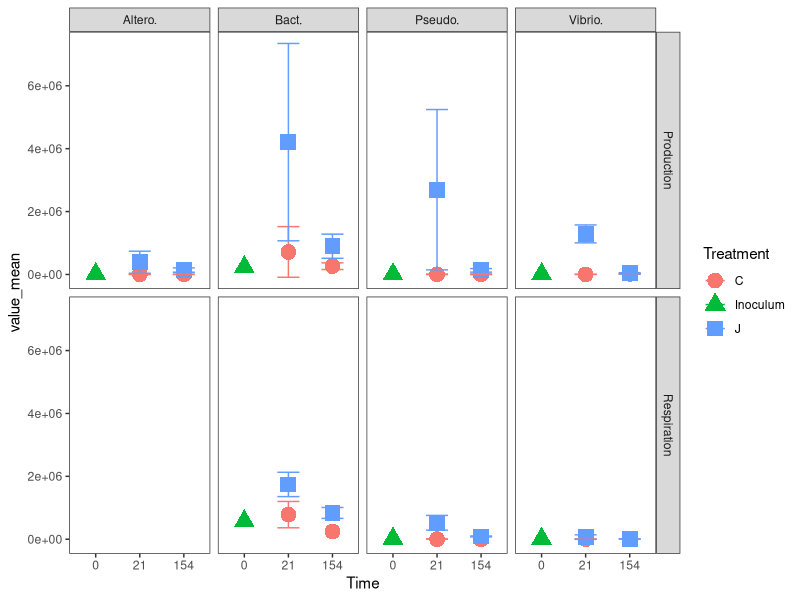

The R script that drew this image:
require(dplyr)
require(ggplot2)


#import the dataset
fish_raw <- read.table("data/microscopy/FiSH_results.txt",
                          h = TRUE, sep="\t", dec = ",", blank.lines.skip = TRUE) 

######################################
# Plot productivity and respiration by taxa
######################################
FiSH.p <- fish_raw %>% 
            select(-c(Abundance..cells.mL.1.)) %>% 
            reshape2::melt(id.vars =c("Time", "Treatment","Bottle")) %>%
            mutate(value = as.numeric(value),
                   Method = case_when(gsub("_.*","",variable)=="P" ~ "Production",
                                      gsub("_.*","",variable)=="R" ~ "Respiration"),
                   Taxa = case_when(gsub("R_|P_","",variable)=="Bac" ~ "Bact.",
                                    gsub("R_|P_","",variable)=="Psu" ~ "Pseudo.",
                                    gsub("R_|P_","",variable)=="Vib" ~ "Vibrio.",
                                    gsub("R_|P_","",variable)=="Alt" ~ "Altero."),
                   Time = factor(Time, levels= c("0","21","154"))) %>% 
            filter(!is.na(value),
                   #  !Time == "0"
                   ) %>% 
            group_by(Time, Treatment, Method,Taxa) %>%
            summarise(across(where(is.numeric), list(mean = mean, sd = sd))) %>% 
            #ggplot(aes(x = Taxa, y = value_mean, fill = Taxa))+
            ggplot(aes(x = Time, y = value_mean, shape = Treatment, colour = Treatment))+
                #geom_bar(size = 3, stat = "identity")+
                geom_point(size = 5)+
                geom_errorbar(aes(ymin= value_mean-value_sd, ymax= value_mean+value_sd), width = 0.5)+
                #facet_grid(Method~Time+Treatment)+
                facet_grid(Method~Taxa)+
                theme_bw()+
                theme(panel.grid.major = element_blank(),
                      panel.grid.minor = element_blank())

#save the plot
ggsave("./Figures/Figure_2-Prod_resp.pdf",
       plot = FiSH.p,
       units = "cm",
       width = 30, height = 30, 
       #scale = 1,
       dpi = 300)
